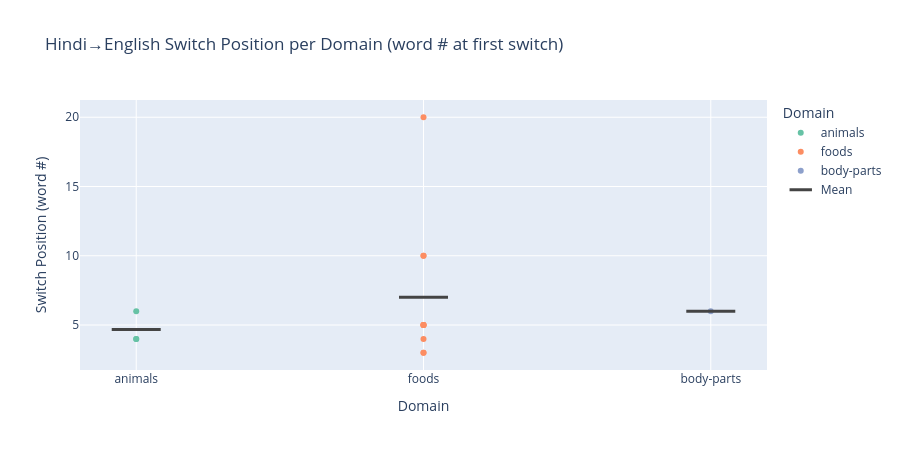
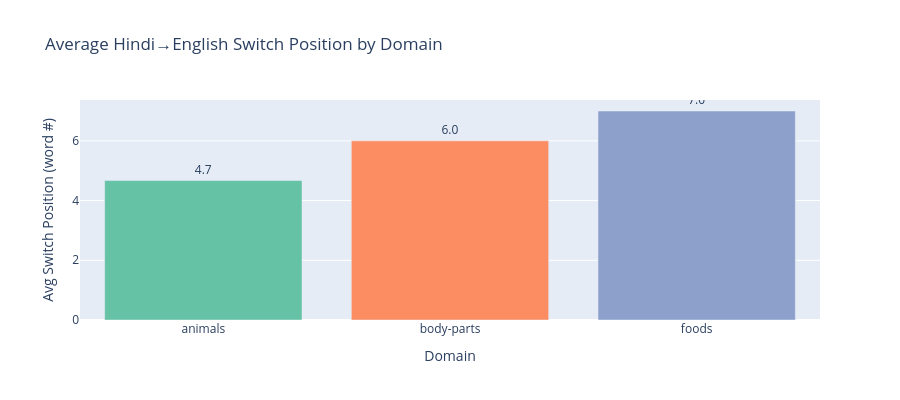

Source (notebook cell) for these figures, in order:
### Code cell
# Visual: scatter strip + mean bar for switch positions per domain
switched_data = switch_df[switch_df["switched_to_english"]].copy()

# Strip plot via px.scatter with jitter
fig = px.scatter(
    switched_data,
    x="domain",
    y="switch_position",
    color="domain",
    color_discrete_sequence=px.colors.qualitative.Set2,
    title="Hindi\u2192English Switch Position per Domain (word # at first switch)",
    labels={"switch_position": "Switch Position (word #)", "domain": "Domain"},
    hover_data=["subject_id"],
)

# Overlay mean as horizontal dash
for i, row in domain_switch_avg.iterrows():
    fig.add_trace(go.Scatter(
        x=[row["domain"]],
        y=[row["avg_switch_position"]],
        mode="markers",
        marker=dict(symbol="line-ew", size=35, color="black", line=dict(width=3)),
        name="Mean" if i == 0 else None,
        showlegend=(i == 0),
    ))

fig.update_layout(height=450, showlegend=True)
fig.show()

# Bar chart of averages
fig2 = px.bar(
    domain_switch_avg,
    x="domain",
    y="avg_switch_position",
    text="avg_switch_position",
    color="domain",
    color_discrete_sequence=px.colors.qualitative.Set2,
    title="Average Hindi\u2192English Switch Position by Domain",
    labels={"avg_switch_position": "Avg Switch Position (word #)", "domain": "Domain"},
    hover_data=["n_subjects", "median_switch_position"],
)
fig2.update_traces(texttemplate="%{text:.1f}", textposition="outside")
fig2.update_layout(showlegend=False, height=400)
fig2.show()

### Figure 1 — Plotly figure (JSON) as saved in the notebook; plotly's stock layout.template omitted (floating-point values rounded to 4 significant figures)
{"data": [{"customdata": [[5157], [25803], [53307]], "hovertemplate": "Domain=%{x}<br>Switch Position (word #)=%{y}<br>subject_id=%{customdata[0]}<extra></extra>", "legendgroup": "animals", "marker": {"color": "rgb(102,194,165)", "symbol": "circle"}, "mode": "markers", "name": "animals", "orientation": "v", "showlegend": true, "type": "scatter", "x": ["animals", "animals", "animals"], "xaxis": "x", "y": [6.0, 4.0, 4.0], "yaxis": "y"}, {"customdata": [[10255], [20970], [25803], [34350], [49294], [76112], [77358], [81788], [83169], [92821]], "hovertemplate": "Domain=%{x}<br>Switch Position (word #)=%{y}<br>subject_id=%{customdata[0]}<extra></extra>", "legendgroup": "foods", "marker": {"color": "rgb(252,141,98)", "symbol": "circle"}, "mode": "markers", "name": "foods", "orientation": "v", "showlegend": true, "type": "scatter", "x": ["foods", "foods", "foods", "foods", "foods", "foods", "foods", "foods", "foods", "foods"], "xaxis": "x", "y": [3.0, 5.0, 4.0, 10.0, 5.0, 5.0, 3.0, 5.0, 10.0, 20.0], "yaxis": "y"}, {"customdata": [[53307]], "hovertemplate": "Domain=%{x}<br>Switch Position (word #)=%{y}<br>subject_id=%{customdata[0]}<extra></extra>", "legendgroup": "body-parts", "marker": {"color": "rgb(141,160,203)", "symbol": "circle"}, "mode": "markers", "name": "body-parts", "orientation": "v", "showlegend": true, "type": "scatter", "x": ["body-parts"], "xaxis": "x", "y": [6.0], "yaxis": "y"}, {"marker": {"color": "black", "line": {"width": 3}, "size": 35, "symbol": "line-ew"}, "mode": "markers", "name": "Mean", "showlegend": true, "type": "scatter", "x": ["animals"], "y": [4.67]}, {"marker": {"color": "black", "line": {"width": 3}, "size": 35, "symbol": "line-ew"}, "mode": "markers", "showlegend": false, "type": "scatter", "x": ["body-parts"], "y": [6]}, {"marker": {"color": "black", "line": {"width": 3}, "size": 35, "symbol": "line-ew"}, "mode": "markers", "showlegend": false, "type": "scatter", "x": ["foods"], "y": [7]}], "layout": {"height": 450, "legend": {"title": {"text": "Domain"}, "tracegroupgap": 0}, "showlegend": true, "title": {"text": "Hindi→English Switch Position per Domain (word # at first switch)"}, "xaxis": {"anchor": "y", "categoryarray": ["animals", "foods", "body-parts"], "categoryorder": "array", "domain": [0, 1], "title": {"text": "Domain"}}, "yaxis": {"anchor": "x", "domain": [0, 1], "title": {"text": "Switch Position (word #)"}}}}

### Figure 2 — Plotly figure (JSON) as saved in the notebook; plotly's stock layout.template omitted (floating-point values rounded to 4 significant figures)
{"data": [{"customdata": [[3.0, 4.0]], "hovertemplate": "Domain=%{x}<br>Avg Switch Position (word #)=%{text}<br>n_subjects=%{customdata[0]}<br>median_switch_position=%{customdata[1]}<extra></extra>", "legendgroup": "animals", "marker": {"color": "rgb(102,194,165)", "pattern": {"shape": ""}}, "name": "animals", "orientation": "v", "showlegend": true, "text": [4.67], "textposition": "outside", "texttemplate": "%{text:.1f}", "type": "bar", "x": ["animals"], "xaxis": "x", "y": [4.67], "yaxis": "y"}, {"customdata": [[1.0, 6.0]], "hovertemplate": "Domain=%{x}<br>Avg Switch Position (word #)=%{text}<br>n_subjects=%{customdata[0]}<br>median_switch_position=%{customdata[1]}<extra></extra>", "legendgroup": "body-parts", "marker": {"color": "rgb(252,141,98)", "pattern": {"shape": ""}}, "name": "body-parts", "orientation": "v", "showlegend": true, "text": [6.0], "textposition": "outside", "texttemplate": "%{text:.1f}", "type": "bar", "x": ["body-parts"], "xaxis": "x", "y": [6.0], "yaxis": "y"}, {"customdata": [[10.0, 5.0]], "hovertemplate": "Domain=%{x}<br>Avg Switch Position (word #)=%{text}<br>n_subjects=%{customdata[0]}<br>median_switch_position=%{customdata[1]}<extra></extra>", "legendgroup": "foods", "marker": {"color": "rgb(141,160,203)", "pattern": {"shape": ""}}, "name": "foods", "orientation": "v", "showlegend": true, "text": [7.0], "textposition": "outside", "texttemplate": "%{text:.1f}", "type": "bar", "x": ["foods"], "xaxis": "x", "y": [7.0], "yaxis": "y"}], "layout": {"barmode": "relative", "height": 400, "legend": {"title": {"text": "Domain"}, "tracegroupgap": 0}, "showlegend": false, "title": {"text": "Average Hindi→English Switch Position by Domain"}, "xaxis": {"anchor": "y", "categoryarray": ["animals", "body-parts", "foods"], "categoryorder": "array", "domain": [0, 1], "title": {"text": "Domain"}}, "yaxis": {"anchor": "x", "domain": [0, 1], "title": {"text": "Avg Switch Position (word #)"}}}}
